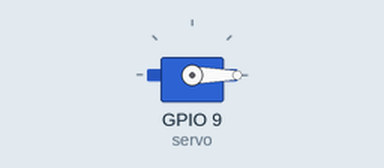
Recording of a program running on a simulated Raspberry Pi (BCM pin numbers). Parts: servo. Servo angles are drawn from the pulse width (0.5 ms = 0°, 2.5 ms = 180°).

Above: at 0.05 s.
At 1.5 s:
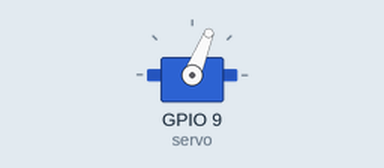
At 3.0 s:
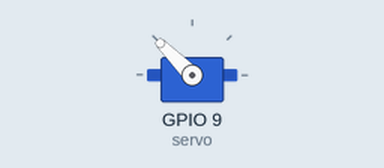
Timing chart, 0 to 6.9 s (numbered marks = the images above):
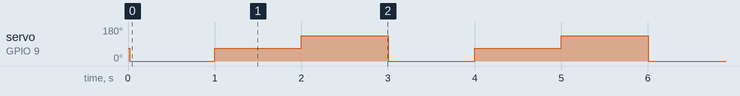

Measured:
- by itself, servo on GPIO 9 (servo): repeats every 3.0 s: 68° 1.0 s, 135° 1.0 s, 0° 1.0 s

The program:

example-servo.py
```python
from time import sleep
from gpiozero import Servo

servo = Servo(9, min_pulse_width=1/2000)

while True:
    servo.value = -1 # min
    sleep(1)
    servo.value = 0 # middle
    sleep(1)
    servo.value = 1 # max
    sleep(1)
```
